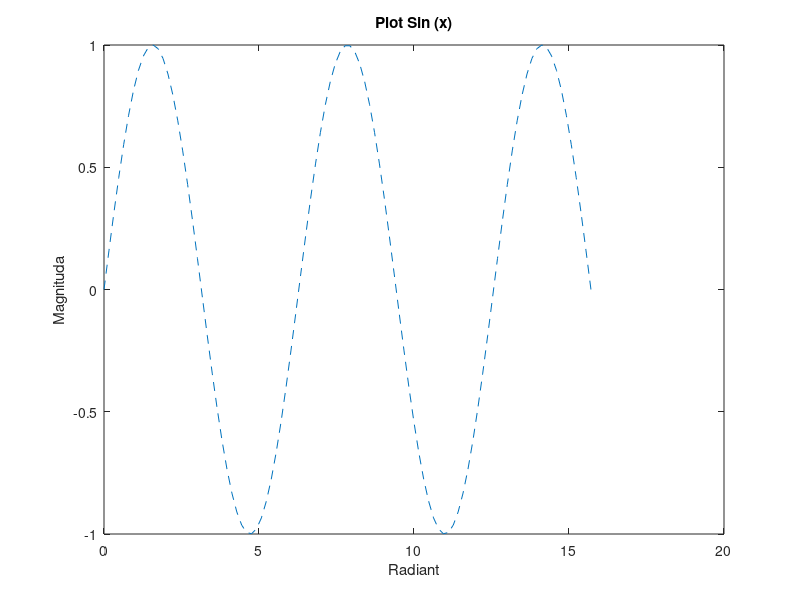
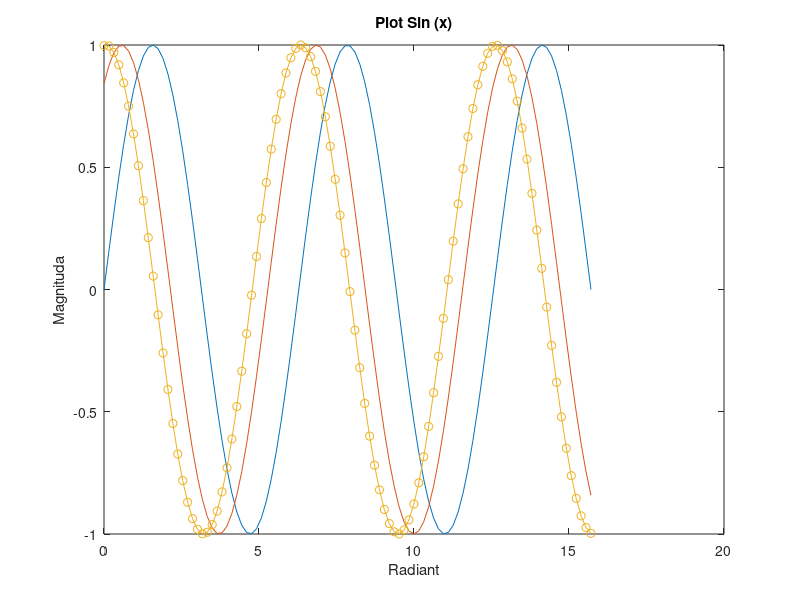
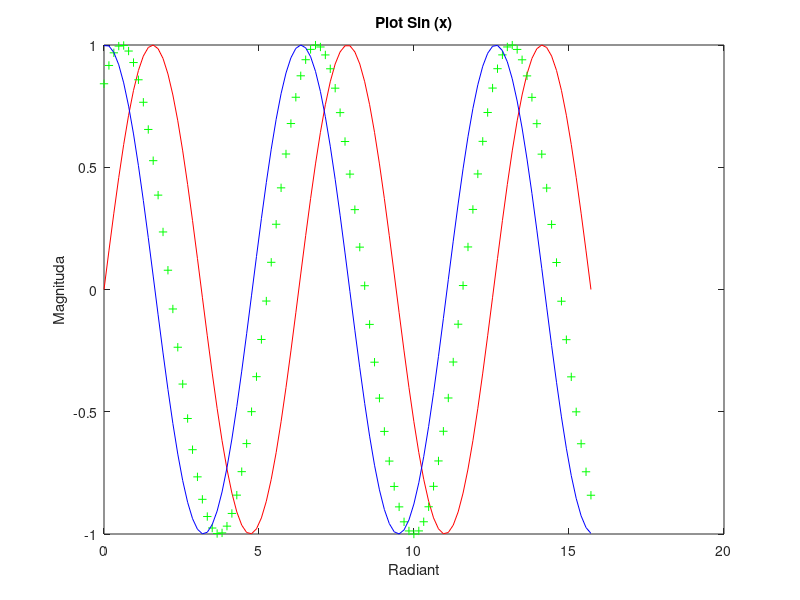
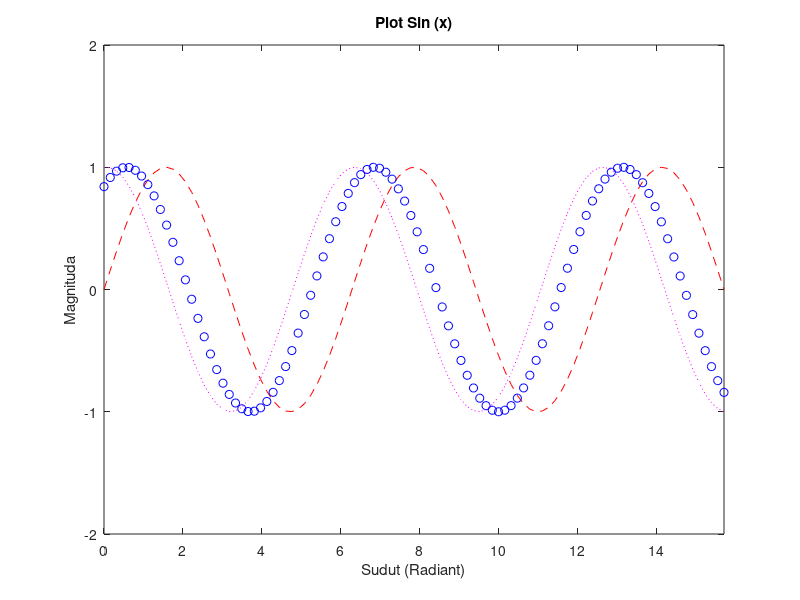

MATLAB code to generate these figures, in order:
clear
clc

% Range
% x = 1 : 10

x = linspace(0,5*pi,100);
y1 = sin(x);
y2 = sin(x + 1);
y3 = sin(x + 1.5); % Geser ke kanan 1.5

% Single Lines
figure(1);
plot(x,y1,'--');

% Membuat Nama Figure 1
title('Plot Sin (x)'); % Judul
xlabel('Radiant');     % Sumbu X
ylabel('Magnituda');   % Sumbu y

% ----------------------------------------------------------------------

% Multi Lines
figure(2);
plot(x,y1,x,y2,x,y3,'o-') % Membuat 3 Koordinat

% Membuat Nama Figure 2
title('Plot Sin (x)'); % Judul
xlabel('Radiant');     % Sumbu X
ylabel('Magnituda');   % Sumbu y

% ----------------------------------------------------------------------

% Multi Lines dengan perintah warna sesuai Keinginan (custom)
figure(3);
plot(x,y1,'r',x,y2,'g++',x,y3,'b') 

% Membuat Nama Figure 3
title('Plot Sin (x)'); % Judul
xlabel('Radiant');     % Sumbu X
ylabel('Magnituda');   % Sumbu y

% ----------------------------------------------------------------------

% Multi Lines dengan warna dan tipe garis
figure(4)
plot(x,y1,'r--',x,y2,'bo',x,y3,'m:')

% Axis
% axis([0 5*pi -1 1]);  % Grafik bentuk berbeda
axis([0 5*pi -2 2]);

% Membuat Nama Figure 4
title('Plot Sin (x)');     % Judul
xlabel('Sudut (Radiant)'); % Sumbu X
ylabel('Magnituda');       % Sumbu y



% Catatan :
% Figure fungsinya membuat 2 buah grafik di dalam 1 Program yang sama
% r = red, g = green, b = blue -- Kode warna
% belajar tipe-tipe garis o-, -. , : , -- , ++ , dll.

